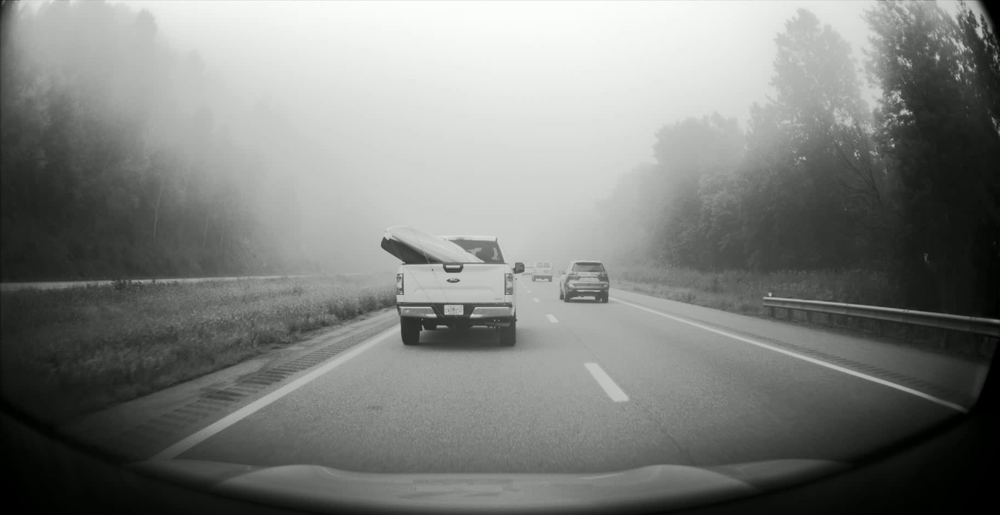
#> input picture Images/fog_Highway/SSIM_single_component_study/RD/Frame_1044.png, 1000 x 515 px, shrunk from 1824 x 940 before the run, found by its file name
$ python Individual_SSIM_components.py
#> lines starting #> are read from the running program, lines starting #| are printed output that depends on the picture
import numpy as np
from skimage.io import imread
from skimage.color import rgb2gray, rgba2rgb
from skimage.metrics import structural_similarity as ssim
import matplotlib.pyplot as plt

# Function to preprocess images (handle RGBA, RGB, or grayscale)
def preprocess_image(image):
    if image.shape[-1] == 4:  # RGBA image
        image = rgba2rgb(image)  # Convert RGBA to RGB
    if image.ndim == 3:  # Convert RGB to grayscale
        image = rgb2gray(image)
    return image

def calculate_ssim_components(image1, image2):
    ssim_index, ssim_map = ssim(
        image1,
        image2,
        full=True,
        data_range=image1.max() - image1.min(),
        gaussian_weights=True,
        use_sample_covariance=False,
        sigma=1.5,
    )
    luminance = np.mean(ssim_map)  # Overall SSIM map
    contrast = np.std(ssim_map)    # Standard deviation as a proxy for contrast
    structure = np.mean(ssim_map)  # Mean as a proxy for structure
    return luminance, contrast, structure

# Function to plot the bar chart
def plot_ssim_components(luminance, contrast, structure):
    components = ['Luminance', 'Contrast', 'Structure']
    values = [luminance, contrast, structure]

    plt.bar(components, values, color=['skyblue', 'lightgreen', 'salmon'])
    plt.title('SSIM Components')
    plt.ylabel('Component Contribution')
    plt.ylim(0, 1)
    plt.show()

# Main code
try:
    # Update paths to your actual image files
    image1_path = r'Images\fog_Highway\SSIM_single_component_study\RD\Frame_1044.png'
    image2_path = r'Images\fog_Highway\SSIM_single_component_study\SD\Frame_1044.png'

    # Load images
    image1 = imread(image1_path) / 255.0
    image2 = imread(image2_path) / 255.0
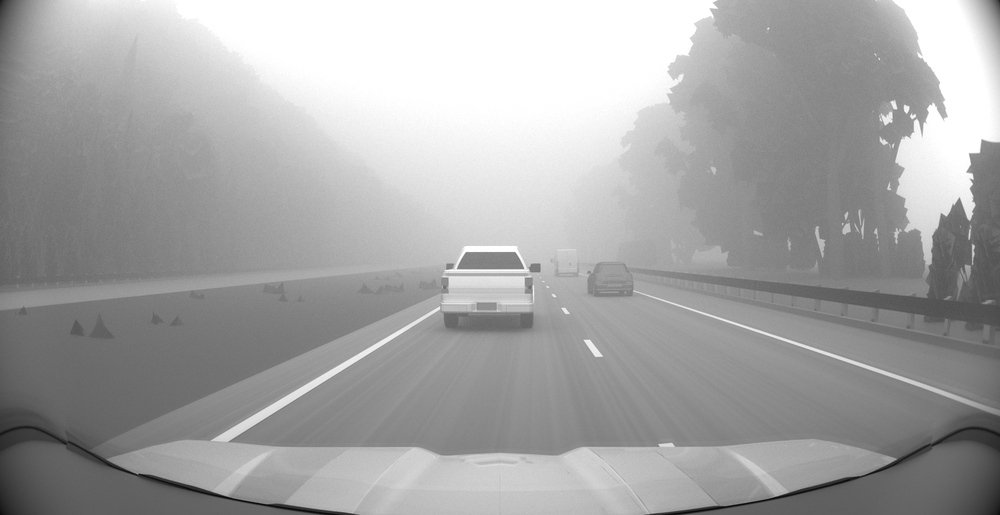
#> input picture Images/fog_Highway/SSIM_single_component_study/SD/Frame_1044.png, 1000 x 515 px, shrunk from 1824 x 940 before the run, found by its file name
#> image2: shape (515, 1000, 3) float64; min 0.0235, max 1, mean 0.648

    # Preprocess images
    image1 = preprocess_image(image1)
    image2 = preprocess_image(image2)

    # Calculate SSIM components
    luminance, contrast, structure = calculate_ssim_components(image1, image2)
#> in calculate_ssim_components, `ssim_index, ssim_map = ssim( image1, image2, full=True, data_range=ima..`:
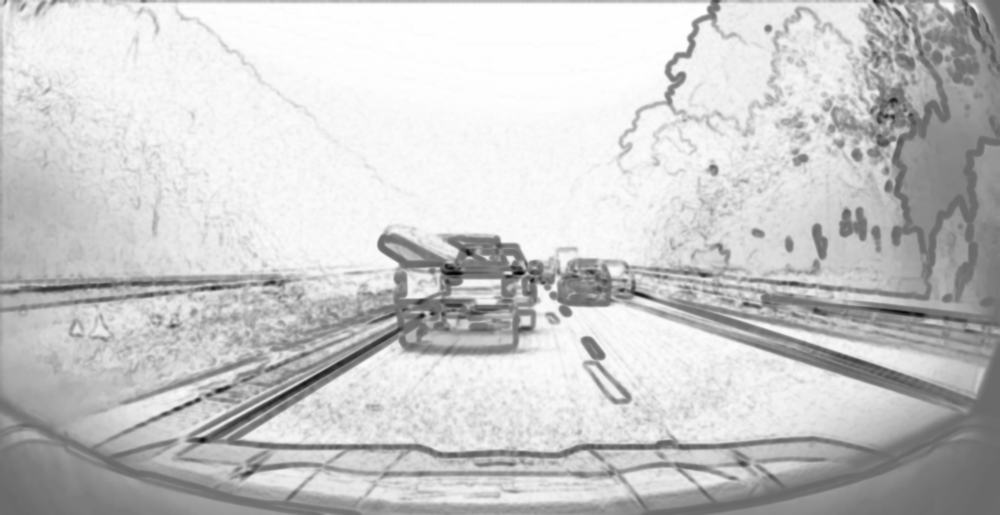
#> ssim_map: shape (515, 1000) float64; min -0.719, max 1, mean 0.636; drawn with min black and max white
#> in calculate_ssim_components, `ssim_index, ssim_map = ssim( image1, image2, full=True, data_range=ima..`: ssim_index = 0.645
#> in calculate_ssim_components, `luminance = np.mean(ssim_map)`: luminance = 0.636
#> in calculate_ssim_components, `contrast = np.std(ssim_map)`: contrast = 0.322
#> in calculate_ssim_components, `structure = np.mean(ssim_map)`: structure = 0.636
#> luminance = 0.636; contrast = 0.322; structure = 0.636
    print(f"Luminance: {luminance:.4f}, Contrast: {contrast:.4f}, Structure: {structure:.4f}")
#| Luminance: 0.6363, Contrast: 0.3222, Structure: 0.6363

    # Plot the bar chart
    plot_ssim_components(luminance, contrast, structure)
#> in plot_ssim_components, `values = [luminance, contrast, structure]`: values = [0.636, 0.322, 0.636]
#> in plot_ssim_components, `plt.show()`:
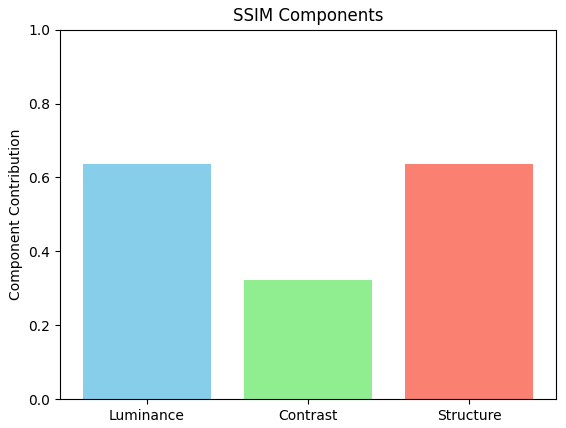
#> figure drawn by matplotlib, 1 panel

except FileNotFoundError as e:
    print(f"File not found: {e.filename}")
except Exception as e:
    print(f"An error occurred: {e}")
